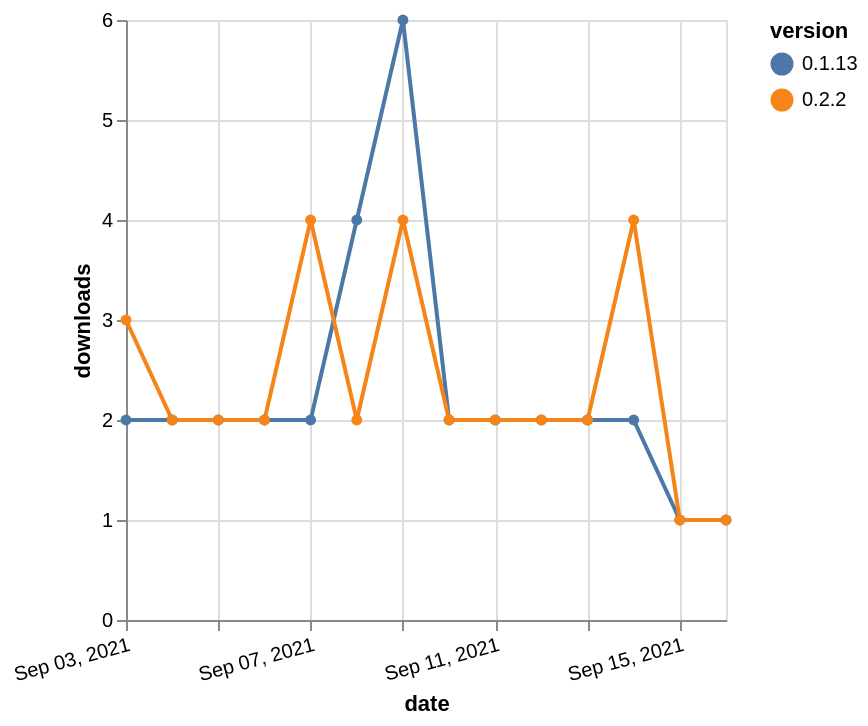

Vega-Lite specification for this chart:
### Vega-Lite specification from a JSON file in a GitHub repository (floating-point values rounded to 4 significant figures)
{"$schema": "https://vega.github.io/schema/vega-lite/v5.json", "description": "A simple bar chart with embedded data.", "data": {"values": [{"date": "2021-09-03", "total": 2319, "delta": 2, "version": "0.1.13"}, {"date": "2021-09-04", "total": 2321, "delta": 2, "version": "0.1.13"}, {"date": "2021-09-05", "total": 2323, "delta": 2, "version": "0.1.13"}, {"date": "2021-09-06", "total": 2325, "delta": 2, "version": "0.1.13"}, {"date": "2021-09-07", "total": 2327, "delta": 2, "version": "0.1.13"}, {"date": "2021-09-08", "total": 2331, "delta": 4, "version": "0.1.13"}, {"date": "2021-09-09", "total": 2337, "delta": 6, "version": "0.1.13"}, {"date": "2021-09-10", "total": 2339, "delta": 2, "version": "0.1.13"}, {"date": "2021-09-11", "total": 2341, "delta": 2, "version": "0.1.13"}, {"date": "2021-09-12", "total": 2343, "delta": 2, "version": "0.1.13"}, {"date": "2021-09-13", "total": 2345, "delta": 2, "version": "0.1.13"}, {"date": "2021-09-14", "total": 2347, "delta": 2, "version": "0.1.13"}, {"date": "2021-09-15", "total": 2348, "delta": 1, "version": "0.1.13"}, {"date": "2021-09-16", "total": 2349, "delta": 1, "version": "0.1.13"}, {"date": "2021-09-03", "total": 152, "delta": 3, "version": "0.2.2"}, {"date": "2021-09-04", "total": 154, "delta": 2, "version": "0.2.2"}, {"date": "2021-09-05", "total": 156, "delta": 2, "version": "0.2.2"}, {"date": "2021-09-06", "total": 158, "delta": 2, "version": "0.2.2"}, {"date": "2021-09-07", "total": 162, "delta": 4, "version": "0.2.2"}, {"date": "2021-09-08", "total": 164, "delta": 2, "version": "0.2.2"}, {"date": "2021-09-09", "total": 168, "delta": 4, "version": "0.2.2"}, {"date": "2021-09-10", "total": 170, "delta": 2, "version": "0.2.2"}, {"date": "2021-09-11", "total": 172, "delta": 2, "version": "0.2.2"}, {"date": "2021-09-12", "total": 174, "delta": 2, "version": "0.2.2"}, {"date": "2021-09-13", "total": 176, "delta": 2, "version": "0.2.2"}, {"date": "2021-09-14", "total": 180, "delta": 4, "version": "0.2.2"}, {"date": "2021-09-15", "total": 181, "delta": 1, "version": "0.2.2"}, {"date": "2021-09-16", "total": 182, "delta": 1, "version": "0.2.2"}]}, "width": "container", "mark": {"type": "line", "point": {"filled": true}}, "encoding": {"x": {"field": "date", "type": "temporal", "timeUnit": "yearmonthdate", "title": "date", "axis": {"labelAngle": -15}}, "y": {"field": "delta", "type": "quantitative", "title": "downloads"}, "color": {"field": "version", "type": "nominal"}, "tooltip": {"field": "delta"}}}
